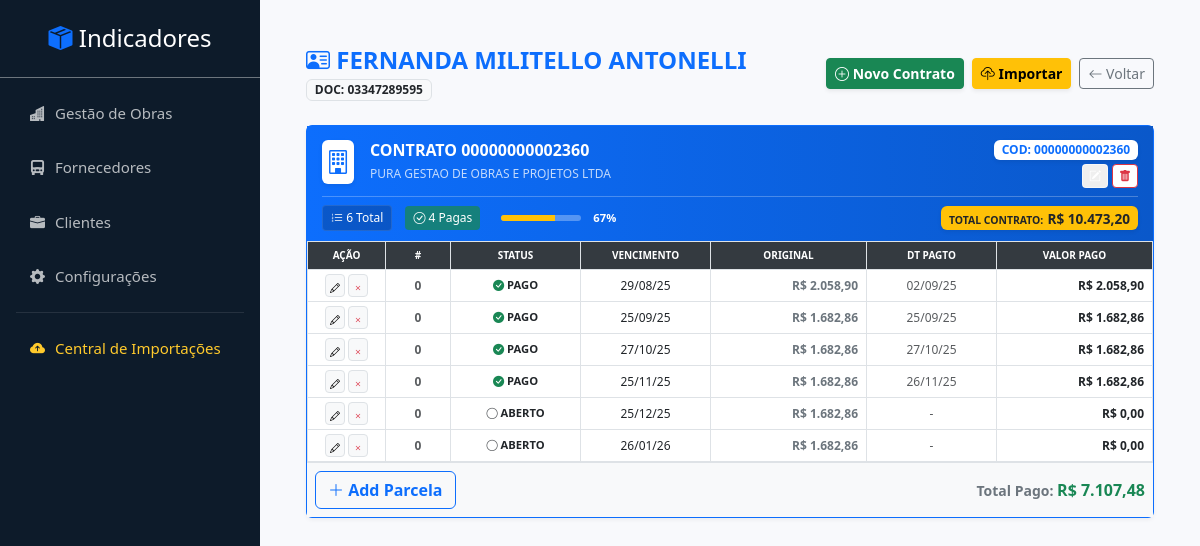
Page /index.php?page=detalhe_cliente&id=107 on the committed database.
### tables this page shows
CREATE TABLE `clientes_imob` (
  `id` int(11) NOT NULL,
  `nome` varchar(100) NOT NULL,
  `cpf` varchar(20) DEFAULT NULL,
  `telefone` varchar(20) DEFAULT NULL
);

CREATE TABLE `vendas_imob` (
  `id` int(11) NOT NULL,
  `cliente_id` int(11) NOT NULL,
  `nome_casa` varchar(100) DEFAULT NULL,
  `codigo_compra` varchar(50) DEFAULT NULL,
  `qtd_parcelas_total` int(11) DEFAULT NULL,
  `valor_total` decimal(15,2) DEFAULT 0.00,
  `data_inicio` date DEFAULT NULL,
  `data_fim` date DEFAULT NULL,
  `data_contrato` date DEFAULT NULL,
  `nome_empresa` varchar(100) DEFAULT NULL
);

CREATE TABLE `parcelas_imob` (
  `id` int(11) NOT NULL,
  `venda_id` int(11) NOT NULL,
  `numero_parcela` int(11) DEFAULT NULL,
  `valor_parcela` decimal(15,2) DEFAULT NULL,
  `data_vencimento` date DEFAULT NULL,
  `data_pagamento` date DEFAULT NULL,
  `valor_pago` decimal(15,2) DEFAULT 0.00,
  `obs` text DEFAULT NULL
);

### pages/detalhe_cliente.php (the view, shortened to what this page needs)
<?php
$id_cliente = $_GET['id'] ?? 0;
$stmt = $pdo->prepare("SELECT * FROM clientes_imob WHERE id = ?");
$stmt->execute([$id_cliente]);
$cliente = $stmt->fetch(PDO::FETCH_ASSOC);
$stmtVendas = $pdo->prepare("SELECT * FROM vendas_imob WHERE cliente_id = ? ORDER BY id DESC");
$stmtVendas->execute([$id_cliente]);
$vendas = $stmtVendas->fetchAll(PDO::FETCH_ASSOC);
?>
<link rel="stylesheet" href="https://cdn.datatables.net/1.13.4/css/dataTables.bootstrap5.min.css">
<link rel="stylesheet" href="https://cdn.datatables.net/buttons/2.3.6/css/buttons.bootstrap5.min.css">
<div class="container-fluid px-3 pt-3">
    <div class="d-flex justify-content-between align-items-center mb-4">
        <div>
            <h4 class="text-primary fw-bold m-0"><i class="bi bi-person-vcard"></i> <?php echo htmlspecialchars($cliente['nome']); ?></h4>
            <span class="badge bg-light text-dark border mt-1">DOC: <?php echo $cliente['cpf'] ?? '-'; ?></span>
        </div>
        <div class="d-flex gap-2">
            <button class="btn btn-success btn-sm fw-bold shadow-sm" onclick="novoContrato()">
                <i class="bi bi-plus-circle"></i> Novo Contrato
            </button>
            <a href="index.php?page=central_importacoes&tab=imob" class="btn btn-warning btn-sm shadow-sm fw-bold"><i class="bi bi-cloud-upload"></i> Importar</a>
            <a href="index.php?page=clientes" class="btn btn-outline-secondary btn-sm"><i class="bi bi-arrow-left"></i> Voltar</a>
        </div>
    </div>
    <?php foreach($vendas as $venda):
        $stmtParc = $pdo->prepare("SELECT * FROM parcelas_imob WHERE venda_id = ? ORDER BY data_vencimento ASC");
        $stmtParc->execute([$venda['id']]);
        $parcelas = $stmtParc->fetchAll(PDO::FETCH_ASSOC);
        $hoje = date('Y-m-d');
        $total_pago = 0;
        $qtd_total = count($parcelas);
        $qtd_pagas = 0;
        $qtd_atrasadas = 0;
        $qtd_abertas = 0;
        foreach($parcelas as $p) {
            $total_pago += $p['valor_pago'];
            if ($p['valor_pago'] >= ($p['valor_parcela'] - 0.1)) {
                $qtd_pagas++;
            } elseif ($p['data_vencimento'] < $hoje && $p['valor_pago'] < $p['valor_parcela']) {
                $qtd_atrasadas++;
            } else {
                $qtd_abertas++;
            }
        }
        $perc_pagas = ($qtd_total > 0) ? round(($qtd_pagas / $qtd_total) * 100) : 0;
        $jsonVenda = htmlspecialchars(json_encode($venda), ENT_QUOTES, 'UTF-8');
    ?>
    <div class="card card-contrato" id="venda_<?php echo $venda['id']; ?>">
        <div class="header-contrato">
            <div class="d-flex justify-content-between align-items-center mb-2">
                <div class="d-flex align-items-center gap-3">
                    <div class="bg-white p-1 rounded text-primary fs-4 shadow-sm"><i class="bi bi-building"></i></div>
                    <div>
                        <h5 class="m-0 fw-bold" style="font-size: 1rem;"><?php echo $venda['nome_casa'] ?: 'Nome do Empreendimento (Não informado)'; ?></h5>
                        <small class="opacity-75" style="font-size: 0.75rem;"><?php echo $venda['nome_empresa'] ?: 'Empresa Vendedora'; ?></small>
                    </div>
                </div>
                <div class="text-end">
                    <span class="badge bg-white text-primary shadow-sm mb-1">COD: <?php echo $venda['codigo_compra']; ?></span>
                    <div class="d-flex justify-content-end gap-1">
                        <button class="btn-action-header" onclick="editarContrato(<?php echo $jsonVenda; ?>)" title="Editar">
                            <i class="bi bi-pencil-square"></i>
                        </button>
                        <a href="actions/excluir_venda.php?id=<?php echo $venda['id']; ?>&cli=<?php echo $id_cliente; ?>"
                           class="btn-action-header text-danger border-danger bg-white"
                           onclick="return confirm('ATENÇÃO: Vai apagar o contrato e TODAS as parcelas! Confirma?')" title="Excluir">
                            <i class="bi bi-trash-fill"></i>
                        </a>
                    </div>
                </div>
            </div>
            <div class="d-flex flex-wrap align-items-center pt-2 border-top border-white border-opacity-25 gap-2">
                <span class="badge-resumo"><i class="bi bi-list-ol"></i> <?php echo $qtd_total; ?> Total</span>
                <span class="badge-resumo bg-success bg-opacity-75 border-0"><i class="bi bi-check-circle"></i> <?php echo $qtd_pagas; ?> Pagas</span>
                <div class="progress ms-2" style="width: 80px; height: 6px; background-color: rgba(255,255,255,0.3);">
                    <div class="progress-bar bg-warning" role="progressbar" style="width: <?php echo $perc_pagas; ?>%"></div>
                </div>
                <small class="ms-1 text-white fw-bold" style="font-size: 0.7rem;"><?php echo $perc_pagas; ?>%</small>
                <div class="ms-auto bg-warning text-dark px-2 py-0 rounded shadow-sm">
                    <small class="fw-bold text-uppercase" style="font-size: 0.65rem;">Total Contrato:</small>
                    <span class="fw-bold" style="font-size: 0.85rem;">R$ <?php echo number_format($venda['valor_total'], 2, ',', '.'); ?></span>
                </div>
            </div>
        </div>
        <div class="card-body p-0">
            <div style="max-height: 400px; overflow-y: auto;">
                <table class="table table-bordered table-hover mb-0 tabela-parcelas table-sm">
                    <thead class="sticky-top">
                        <tr>
                            <th width="60">AÇÃO</th>
                            <th width="50">#</th>
                            <th width="100">STATUS</th>
                            <th width="100">VENCIMENTO</th>
                            <th width="120">ORIGINAL</th>
                            <th width="100">DT PAGTO</th>
                            <th width="120">VALOR PAGO</th>
                        </tr>
                    </thead>
                    <tbody>
                        <?php foreach($parcelas as $p):
                            $hoje = date('Y-m-d');
                            $classe = "bg-soft-light";
                            $status_txt = "ABERTO";
                            $icone = '<i class="bi bi-circle text-muted"></i>';
                            if($p['valor_pago'] >= ($p['valor_parcela'] - 0.1) && $p['valor_parcela'] > 0) {
                                $classe = "bg-soft-green";
                                $status_txt = "PAGO";
                                $icone = '<i class="bi bi-check-circle-fill text-success"></i>';
                            }
                            elseif($p['data_vencimento'] < $hoje && $p['valor_pago'] < $p['valor_parcela']) {
                                $classe = "bg-soft-danger";
                                $status_txt = "VENCIDO";
                                $icone = '<i class="bi bi-exclamation-circle-fill text-danger"></i>';
                            }
                            elseif($p['valor_pago'] > 0) {
                                $classe = "bg-soft-warning";
                                $status_txt = "PARCIAL";
                                $icone = '<i class="bi bi-pie-chart-fill text-warning"></i>';
                            }
                            $jsonParc = htmlspecialchars(json_encode($p), ENT_QUOTES, 'UTF-8');
                        ?>
                        <tr class="<?php echo $classe; ?>">
                            <td class="text-center bg-white">
                                <button class="btn btn-sm btn-light border py-0 px-1" onclick="editarParcela(<?php echo $jsonParc; ?>)" title="Editar"><i class="bi bi-pencil" style="font-size: 10px;"></i></button>
                                <a href="actions/excluir_parcela.php?id=<?php echo $p['id']; ?>&cli=<?php echo $id_cliente; ?>"
                                   class="btn btn-sm btn-light border py-0 px-1 text-danger"
                                   onclick="return confirm('Excluir?')" title="Excluir"><i class="bi bi-x" style="font-size: 10px;"></i></a>
                            </td>
                            <td class="text-center fw-bold text-muted"><?php echo $p['numero_parcela']; ?></td>
                            <td class="text-center small fw-bold" style="font-size: 0.7rem;">
                                <?php echo $icone . ' ' . $status_txt; ?>
                            </td>
                            <td class="text-center"><?php echo date('d/m/y', strtotime($p['data_vencimento'])); ?></td>
                            <td class="text-end fw-bold text-secondary">R$ <?php echo number_format($p['valor_parcela'], 2, ',', '.'); ?></td>
                            <td class="text-center text-muted small"><?php echo $p['data_pagamento'] ? date('d/m/y', strtotime($p['data_pagamento'])) : '-'; ?></td>
                            <td class="text-end fw-bold text-dark">R$ <?php echo number_format($p['valor_pago'], 2, ',', '.'); ?></td>
                        </tr>
                        <?php endforeach; ?>
                    </tbody>
                </table>
            </div>
            <div class="bg-light p-2 border-top d-flex justify-content-between align-items-center">
                <button class="btn btn-xs btn-outline-primary fw-bold" onclick="novaParcela(<?php echo $venda['id']; ?>)">
                    <i class="bi bi-plus-lg"></i> Add Parcela
                </button>
                <div class="small fw-bold text-secondary">
                    Total Pago: <span class="text-success fs-6">R$ <?php echo number_format($total_pago, 2, ',', '.'); ?></span>
                </div>
            </div>
        </div>
    </div>
    <?php endforeach; ?>
</div>

### index.php (style rules this page uses)
body { display: flex; min-height: 100vh; overflow-x: hidden; background-color: #f8f9fc; }

### pages/detalhe_cliente.php (style rules this page uses)
.container-fluid { max-width: 1600px; margin: 0 auto; }
.bg-soft-green { background-color: #d1e7dd !important; color: #0f5132; }
.bg-soft-light { background-color: #fff !important; color: #555; }
.tabela-parcelas th { background-color: #343a40; color: white; text-align: center; font-size: 10px; padding: 6px; text-transform: uppercase; }
.tabela-parcelas td { vertical-align: middle; padding: 4px 8px; font-size: 12px; border-color: #dee2e6; }
.card-contrato { border: 1px solid #0d6efd; margin-bottom: 20px; box-shadow: 0 2px 4px rgba(0,0,0,0.05); }
.header-contrato { background: linear-gradient(to right, #0d6efd, #0a58ca); color: white; padding: 10px 15px; }
.badge-resumo { background: rgba(0,0,0,0.2); padding: 3px 8px; border-radius: 4px; font-size: 0.75rem; margin-right: 5px; border: 1px solid rgba(255,255,255,0.1); }
.btn-action-header { color: white; border: 1px solid rgba(255,255,255,0.5); font-size: 0.75rem; padding: 2px 6px; border-radius: 4px; transition: 0.2s; }

### rows in the picture
clientes_imob: nome "FERNANDA MILITELLO ANTONELLI", cpf "03347289595"
vendas_imob: nome_casa "CONTRATO 00000000002360", nome_empresa "PURA GESTAO DE OBRAS E PROJETOS LTDA", codigo_compra "00000000002360", qtd_total "6", qtd_pagas "4", perc_pagas "67", valor_total "10.473,20", total_pago "7.107,48"
parcelas_imob: numero_parcela "0", status_txt "PAGO", data_vencimento "29/08/25", valor_parcela "2.058,90", data_pagamento "02/09/25", valor_pago "2.058,90"
parcelas_imob: numero_parcela "0", status_txt "PAGO", data_vencimento "25/09/25", valor_parcela "1.682,86", data_pagamento "25/09/25", valor_pago "1.682,86"
parcelas_imob: numero_parcela "0", status_txt "PAGO", data_vencimento "27/10/25", valor_parcela "1.682,86", data_pagamento "27/10/25", valor_pago "1.682,86"
parcelas_imob: numero_parcela "0", status_txt "PAGO", data_vencimento "25/11/25", valor_parcela "1.682,86", data_pagamento "26/11/25", valor_pago "1.682,86"
parcelas_imob: numero_parcela "0", status_txt "ABERTO", data_vencimento "25/12/25", valor_parcela "1.682,86", valor_pago "0,00"
parcelas_imob: numero_parcela "0", status_txt "ABERTO", data_vencimento "26/01/26", valor_parcela "1.682,86", valor_pago "0,00"
